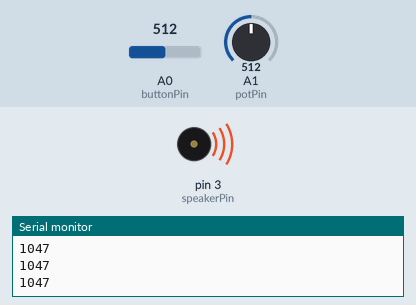
This sketch was run on a simulated Arduino Uno, built with avr-gcc and run on an emulated ATmega328P. Shown: buzzer (waves = sounding), the last lines printed to the serial monitor. The test bench sets the inputs (shaded band); at power-on: A0 (buttonPin) = 512, A1 (potPin) = 512.

Above: at 1.2 s.
1.3 s: A0 (buttonPin) set to 216
At 2.1 s:
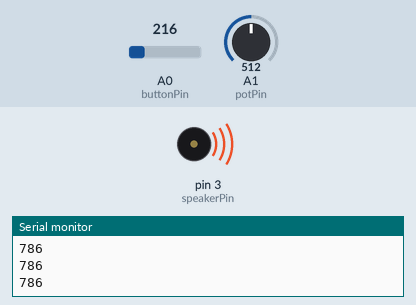
2.8 s: A0 (buttonPin) set to 189
At 3.9 s:
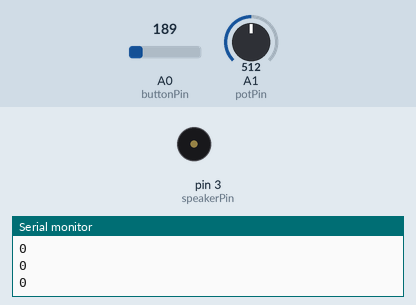
4.3 s: A0 (buttonPin) set to 210
At 5.2 s:
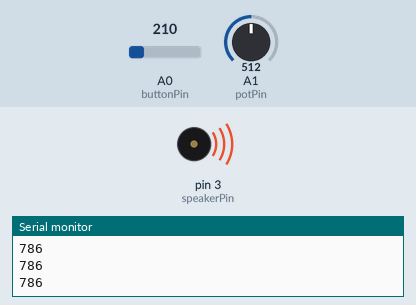
5.8 s: A0 (buttonPin) set to 190
At 6.6 s:
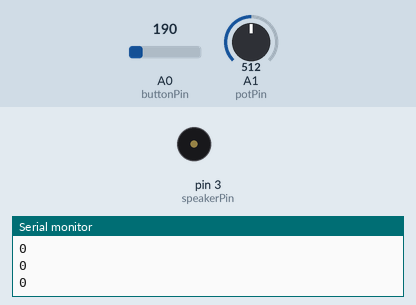
Timing chart, 0 to 8.3 s (numbered marks = the images above; inputs shaded):
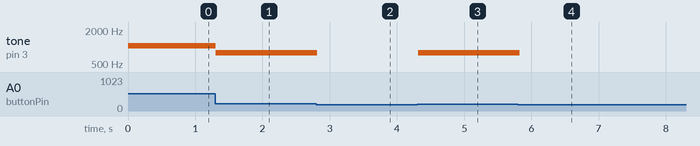

Measured:
- the behaviour switches between 200 and 199 on A0 (buttonPin) (found by bisection; images 1 and 2)
- after the input at 1.3 s, tone on pin 3 (speakerPin): 1047 Hz → 786 Hz at once
- after the input at 2.8 s, tone on pin 3 (speakerPin): 786 Hz → silent at once
- after the input at 4.3 s, tone on pin 3 (speakerPin): silent → 786 Hz at once
- after the input at 5.8 s, tone on pin 3 (speakerPin): 786 Hz → silent at once

The sketch:

musikkInstrument.ino
```cpp
// Musikkinstrument - oving 2 plab
const int buttonPin = A0; // Resistor ladder
const int potPin = A1;    // Pitch shifter
const int speakerPin = 3;


void setup() {
  pinMode(speakerPin, OUTPUT);
  Serial.begin(9600);
}

void loop() {
  // put your main code here, to run repeatedly:
  int reading = analogRead(buttonPin);
  int potRead = analogRead(potPin);
  int pitch = getPitch(reading);
  int shiftedPitch = shiftPitch(pitch, potRead);
  Serial.println(shiftedPitch);
  if (pitch == 0) {
    noTone(speakerPin);
  }
  else {
    tone(speakerPin, shiftedPitch);
  }
  delay(100);
}

int getPitch(int reading) {
	int tones[] = { 0, 262, 294, 330, 349, 392, 440, 493, 523, 587 };
	// tones = {0, C4, D4, E4, F4, G4, A4, B4, C5, D5}

  if (reading < 200) {
	  return tones[0];
  }
  else if (reading < 260) {
	  return tones[1]; // C4
  }
  else if (reading < 342) {
	  return tones[2]; // D4
  }
  else if (reading < 470) {
	  return tones[3]; // E4
  }
  else if (reading < 515) {
	  return tones[4]; // F4
  }
  else if (reading < 590) {
	  return tones[5]; // G4
  }
  else if (reading < 620) {
	  return tones[6]; // A4
  }
  else if (reading < 990) {
	  return tones[7]; // B4
  }
  else if (reading < 1010) {
	  return tones[8]; // C5
  }
  else if (reading >= 1010) {
	  return tones[9]; // D5
  }
  else {
    return 0;
  }
}

int shiftPitch(int pitch, int potVal) {
  int shiftedPitch = pitch + pitch*(5*potVal/1024);
  return shiftedPitch;
}
```
